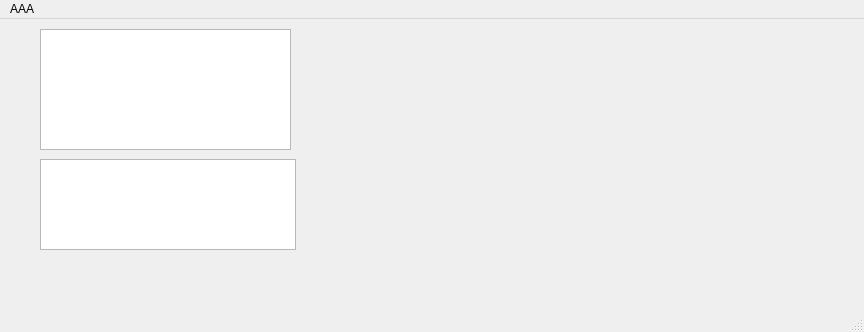
<?xml version="1.0" encoding="UTF-8"?>
<ui version="4.0">
 <class>MainWindow</class>
 <widget class="QMainWindow" name="MainWindow">
  <property name="geometry">
   <rect>
    <x>0</x>
    <y>0</y>
    <width>864</width>
    <height>332</height>
   </rect>
  </property>
  <property name="windowTitle">
   <string>MainWindow</string>
  </property>
  <widget class="QWidget" name="centralwidget">
   <widget class="QListWidget" name="listWidget">
    <property name="geometry">
     <rect>
      <x>40</x>
      <y>10</y>
      <width>251</width>
      <height>121</height>
     </rect>
    </property>
   </widget>
   <widget class="QListWidget" name="listWidget_2">
    <property name="geometry">
     <rect>
      <x>40</x>
      <y>140</y>
      <width>256</width>
      <height>91</height>
     </rect>
    </property>
   </widget>
  </widget>
  <widget class="QMenuBar" name="menubar">
   <property name="geometry">
    <rect>
     <x>0</x>
     <y>0</y>
     <width>864</width>
     <height>21</height>
    </rect>
   </property>
   <widget class="QMenu" name="menuAAA">
    <property name="title">
     <string>AAA</string>
    </property>
    <addaction name="separator"/>
   </widget>
   <addaction name="menuAAA"/>
  </widget>
  <widget class="QStatusBar" name="statusbar"/>
 </widget>
 <resources/>
 <connections/>
</ui>
